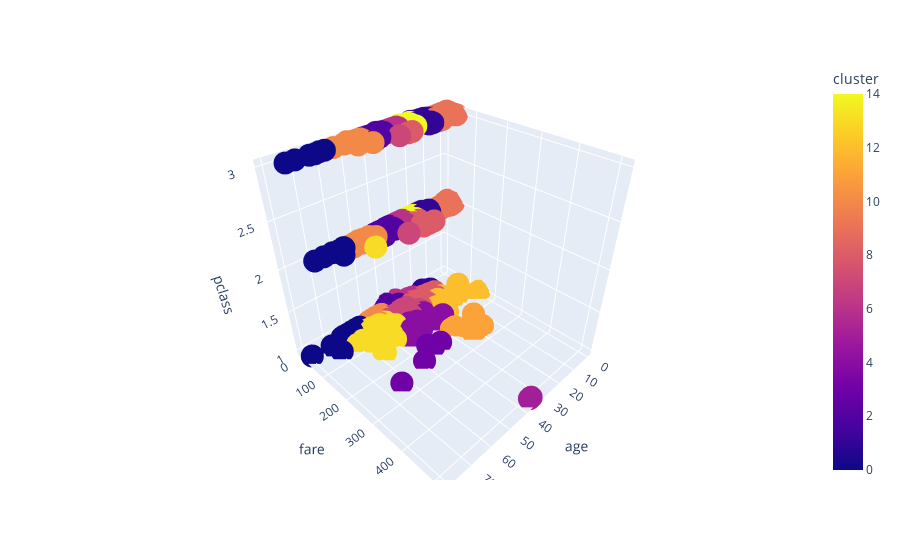

The code cell stored with this chart in its notebook:
### Code cell
fig = px.scatter_3d(df, x='age', y='fare', z='pclass', color= 'cluster')
fig.show()

### Figure 1 — Plotly figure (JSON) as saved in the notebook; plotly's stock layout.template omitted (floating-point values rounded to 4 significant figures; data arrays with more than 128 entries replaced by an {"elided": "..."} marker saying what was removed)
{"data": [{"hovertemplate": "age=%{x}<br>fare=%{y}<br>pclass=%{z}<br>cluster=%{marker.color}<extra></extra>", "legendgroup": "", "marker": {"color": {"elided": "891 int values"}, "coloraxis": "coloraxis", "symbol": "circle"}, "mode": "markers", "name": "", "scene": "scene", "showlegend": false, "type": "scatter3d", "x": {"elided": "891 float values"}, "y": {"elided": "891 float values"}, "z": {"elided": "891 int values"}}], "layout": {"coloraxis": {"colorbar": {"title": {"text": "cluster"}}, "colorscale": [[0, "#0d0887"], [0.1111, "#46039f"], [0.2222, "#7201a8"], [0.3333, "#9c179e"], [0.4444, "#bd3786"], [0.5556, "#d8576b"], [0.6667, "#ed7953"], [0.7778, "#fb9f3a"], [0.8889, "#fdca26"], [1, "#f0f921"]]}, "legend": {"tracegroupgap": 0}, "margin": {"t": 60}, "scene": {"domain": {"x": [0, 1], "y": [0, 1]}, "xaxis": {"title": {"text": "age"}}, "yaxis": {"title": {"text": "fare"}}, "zaxis": {"title": {"text": "pclass"}}}}}
